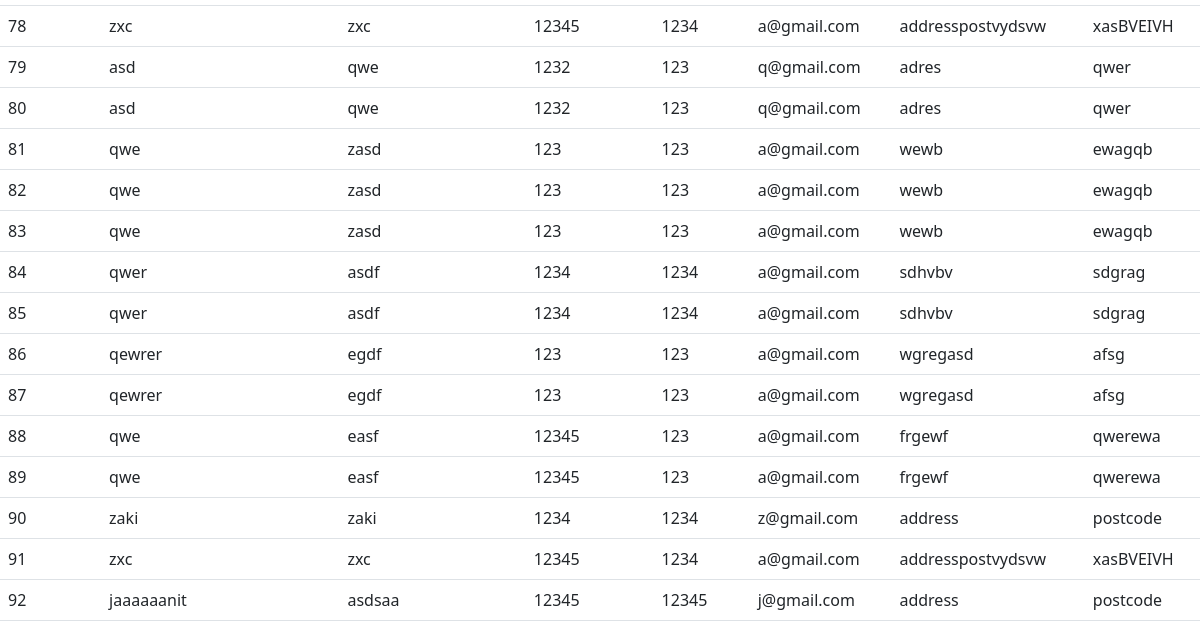
The app's page /Client_little_info (lower part), older data.
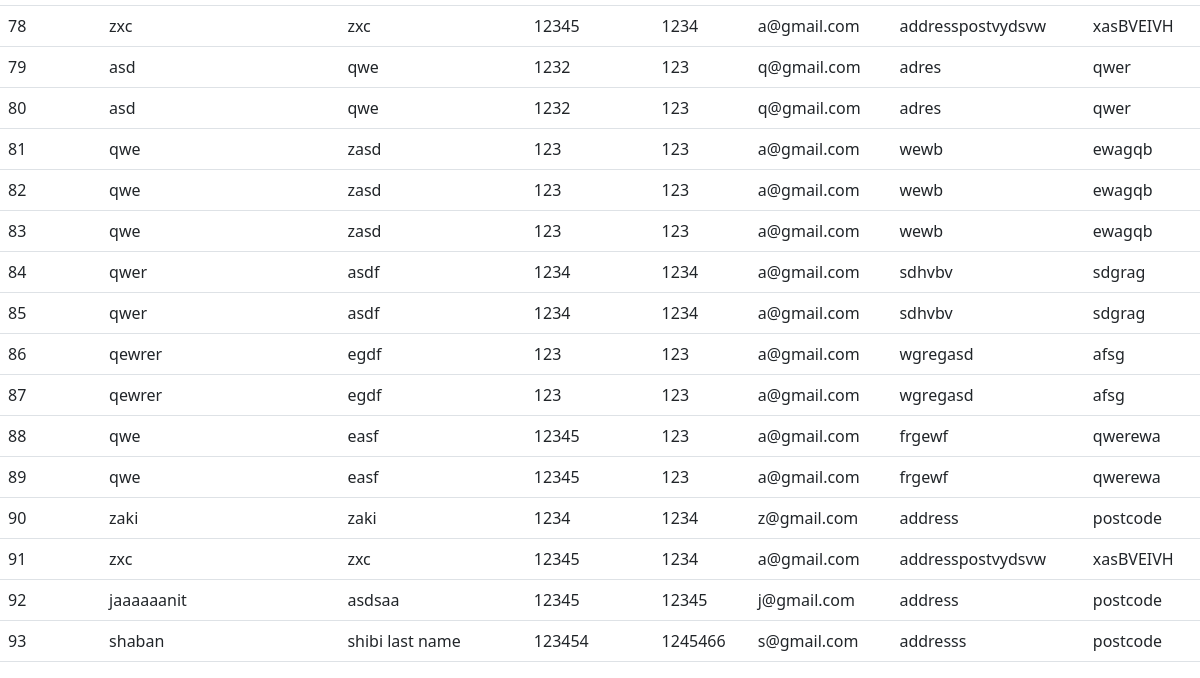
The same page, newer data.
### customer/models.py (models this page shows, shortened)
class Customer(models.Model):
    id = models.AutoField(primary_key=True)
    first_name = models.CharField(max_length=250)
    last_name = models.CharField(max_length=250)
    phone  = models.IntegerField()
    landline  = models.IntegerField()
    email = models.EmailField(max_length=250)
    address = models.CharField(max_length=250)
    postcode = models.CharField(max_length=250)
    created_date = models.DateTimeField(null=True, blank= True)#
    created_by = models.ForeignKey(User,on_delete=models.CASCADE, null=True, blank=True)

### customer/views.py (the view)
# urls.py: path('Client_little_info', views.Client_little_info, name='Client_little_info'),
def Client_little_info(request):
    find_client = Customer.objects.all()
    context = {'search_clients_context':find_client}
    return render(request, 'Client_little_info.html',context )

### templates/Client_little_info.html (shortened to what this page needs)
{% extends 'base.html' %}
{% block content %}
    <table class="table table-hover " >
        <tbody>
            {% for search_clients in search_clients_context %}
          <tr>
            <td>  {{ search_clients.id }} </td>
            <td>{{search_clients.first_name}}</td>
            <td>{{search_clients.last_name}}</td>
            <td>{{search_clients.phone}}</td>
            <td>{{search_clients.landline}}</td>
            <td>{{search_clients.email}}</td>
            <td>{{search_clients.address}}</td>
            <td>{{search_clients.postcode}}</td>
          </tr>
          {% endfor %}
        </tbody>
      </table>
{% endblock %}

Row changes from the older to the newer data that the page shows:
added Customer: id "93", first_name "shaban", last_name "shibi last name", phone "123454", landline "1245466", email "s@gmail.com", address "addresss", postcode "postcode"
